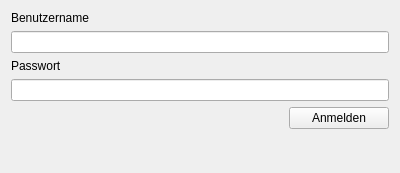
<?xml version="1.0" encoding="UTF-8"?>
<ui version="4.0">
 <class>QMAMSLoginWidget</class>
 <widget class="QWidget" name="QMAMSLoginWidget">
  <property name="geometry">
   <rect>
    <x>0</x>
    <y>0</y>
    <width>400</width>
    <height>173</height>
   </rect>
  </property>
  <property name="windowTitle">
   <string>Login to database</string>
  </property>
  <layout class="QVBoxLayout" name="verticalLayout_3">
   <item>
    <layout class="QVBoxLayout" name="verticalLayout_2">
     <item>
      <widget class="QLabel" name="label_3">
       <property name="text">
        <string>Benutzername</string>
       </property>
      </widget>
     </item>
     <item>
      <widget class="QLineEdit" name="leUsername">
       <property name="echoMode">
        <enum>QLineEdit::Normal</enum>
       </property>
       <property name="clearButtonEnabled">
        <bool>true</bool>
       </property>
      </widget>
     </item>
    </layout>
   </item>
   <item>
    <layout class="QVBoxLayout" name="verticalLayout">
     <item>
      <widget class="QLabel" name="label_2">
       <property name="text">
        <string>Passwort</string>
       </property>
      </widget>
     </item>
     <item>
      <widget class="QLineEdit" name="lePassword">
       <property name="echoMode">
        <enum>QLineEdit::Password</enum>
       </property>
       <property name="clearButtonEnabled">
        <bool>true</bool>
       </property>
      </widget>
     </item>
    </layout>
   </item>
   <item>
    <layout class="QHBoxLayout" name="horizontalLayout">
     <item>
      <spacer name="horizontalSpacer">
       <property name="orientation">
        <enum>Qt::Horizontal</enum>
       </property>
       <property name="sizeHint" stdset="0">
        <size>
         <width>40</width>
         <height>20</height>
        </size>
       </property>
      </spacer>
     </item>
     <item>
      <widget class="QPushButton" name="pbLogin">
       <property name="minimumSize">
        <size>
         <width>100</width>
         <height>0</height>
        </size>
       </property>
       <property name="text">
        <string>Anmelden</string>
       </property>
      </widget>
     </item>
    </layout>
   </item>
   <item>
    <spacer name="verticalSpacer">
     <property name="orientation">
      <enum>Qt::Vertical</enum>
     </property>
     <property name="sizeHint" stdset="0">
      <size>
       <width>20</width>
       <height>40</height>
      </size>
     </property>
    </spacer>
   </item>
  </layout>
 </widget>
 <resources/>
 <connections>
  <connection>
   <sender>pbLogin</sender>
   <signal>clicked()</signal>
   <receiver>QMAMSLoginWidget</receiver>
   <slot>login()</slot>
   <hints>
    <hint type="sourcelabel">
     <x>339</x>
     <y>143</y>
    </hint>
    <hint type="destinationlabel">
     <x>199</x>
     <y>86</y>
    </hint>
   </hints>
  </connection>
 </connections>
 <slots>
  <slot>login()</slot>
 </slots>
</ui>
